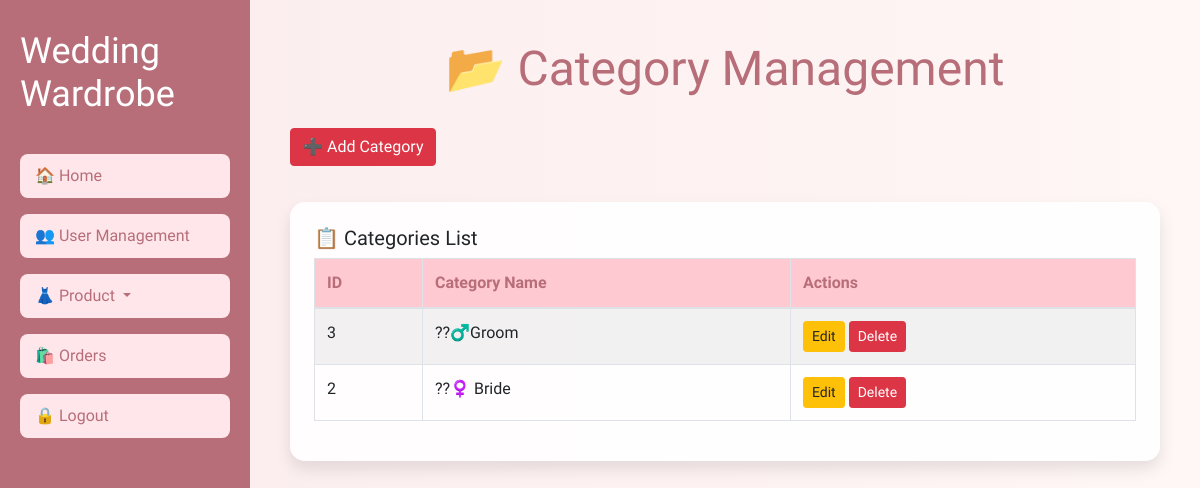
Page /admin_category.php on the committed database.
### tables this page shows
CREATE TABLE `category` (
  `c_id` int NOT NULL AUTO_INCREMENT,
  `name` varchar(45) DEFAULT NULL,
  PRIMARY KEY (`c_id`),
  UNIQUE KEY `c_id_UNIQUE` (`c_id`)
);

### admin_category.php (the view, shortened to what this page needs)
<?php
include("db_connection.php");
$categories = mysqli_query($con, "SELECT * FROM category ORDER BY c_id DESC");
$editData = null;
?>
<!DOCTYPE html>
<html lang="en">
<head>
  <link rel="stylesheet" href="https://maxcdn.bootstrapcdn.com/bootstrap/4.5.2/css/bootstrap.min.css">
</head>
<body>
<div class="sidebar">
  <h2>Wedding Wardrobe</h2>
  <a href="admin_dashboard.php">🏠 Home</a>
  <a href="admin_adduser.php">👥 User Management</a>
  <div class="dropdown w-100">
    <button class="btn dropdown-toggle" type="button" id="productDropdown" data-toggle="dropdown">
      👗 Product
    </button>
  </div>
  <a href="admin_orderhistory.php">🛍️ Orders</a>
  <a href="logout.php">🔒 Logout</a>
</div>
<div class="main-content container">
  <h2 class="dashboard-heading text-center">📂 Category Management</h2>
  <button class="btn btn-danger mb-3" data-toggle="modal" data-target="#categoryModal">
      <?= $editData ? "✏️ Edit Category" : "➕ Add Category" ?>
  </button>
  <div class="card p-4">
      <h5>📋 Categories List</h5>
      <table class="table table-bordered table-striped">
          <thead>
              <tr>
                  <th>ID</th>
                  <th>Category Name</th>
                  <th>Actions</th>
              </tr>
          </thead>
          <tbody>
          <?php while($row = mysqli_fetch_assoc($categories)): ?>
              <tr>
                  <td><?= $row['c_id'] ?></td>
                  <td><?= $row['name'] ?></td>
                  <td>
                      <a href="?edit=<?= $row['c_id'] ?>" class="btn btn-sm btn-warning">Edit</a>
                      <a href="?delete=<?= $row['c_id'] ?>" class="btn btn-sm btn-danger" onclick="return confirm('Are you sure you want to delete this category?');">Delete</a>
                  </td>
              </tr>
          <?php endwhile; ?>
          </tbody>
      </table>
  </div>
</div>
</body>
</html>

### admin_category.php (style rules this page uses)
body { margin: 0; font-family: 'Work Sans', sans-serif; background: linear-gradient(to right, #fbecec, #fff6f6); display: flex; }
.sidebar { width: 250px; background-color: #b76e79; color: white; height: 100vh; position: fixed; top: 0; left: 0; padding: 30px 20px; display: flex; flex-direction: column; align-items: flex-start; overflow-y: auto; }
.sidebar h2 { font-family: 'Sacramento', cursive; font-size: 36px; margin-bottom: 30px; color: #fff; }
.sidebar a, .sidebar .btn.dropdown-toggle { display: block; width: 100%; background-color: #ffe6ea; color: #b76e79; text-decoration: none; margin: 8px 0; padding: 10px 15px; font-weight: 500; border-radius: 8px; transition: background 0.3s ease, transform 0.2s ease; text-align: left; border: none; cursor: pointer; }
.main-content { margin-left: 250px; padding: 40px; width: 100%; }
.dashboard-heading { font-family: 'Sacramento', cursive; font-size: 48px; color: #b76e79; margin-bottom: 30px; }
.card { background: rgba(255, 255, 255, 0.9); border: none; border-radius: 15px; box-shadow: 0 8px 16px rgba(0,0,0,0.1); transition: transform 0.3s ease; margin-top: 20px; }
.table th { background-color: #ffc9d2; color: #b76e79; }

### rows in the picture
category: c_id "3", name "??‍♂️Groom"
category: c_id "2", name "??‍♀️ Bride"
